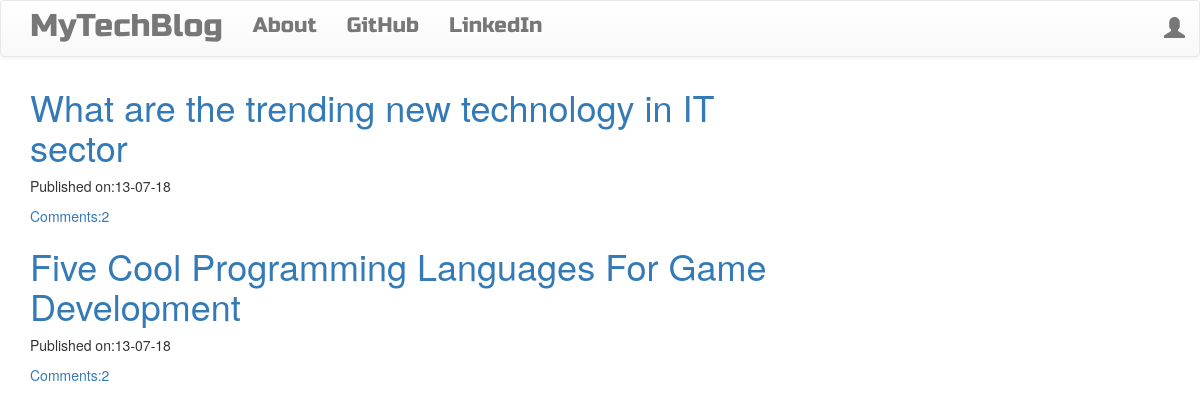
The page / on the database its author committed.
### blog/models.py (models this page shows, shortened)
class Post(models.Model):
    author = models.ForeignKey('auth.User', on_delete=models.CASCADE)
    title = models.CharField(max_length=200)
    text = models.TextField()
    create_date = models.DateTimeField(default=timezone.now())
    published_date = models.DateTimeField(blank=True, null=True)
    def approve_comments(self):
        return self.comments.filter(approved_comment=True)

### blog/views.py (the view)
# urls.py: url(r'^$', views.PostListView.as_view(), name="post_list"),
class PostListView(ListView):
    model = Post
    def get_queryset(self):
        return Post.objects.filter(published_date__lte=timezone.now()).order_by('-published_date')

### blog/templates/blog/post_list.html
{% extends "blog/base.html" %}
{% block content %}
<div class="centerstage">
    {% for post in post_list %}
    <div class="post">
        <h1><a href="{% url 'post_detail' pk=post.pk %}">{{ post.title }}</a></h1>
    <div class="date">
        <p>Published on:{{ post.published_date|date:"d-m-y" }}</p>
    </div>
    <a href="{% url 'post_detail' pk=post.pk %}">Comments:{{ post.approve_comments.count }}</a>
    </div>
    {% endfor %}
</div>
{% endblock %}

### blog/static/css/blog.css (style rules this page uses)
.centerstage { margin-left:auto; margin-right:auto; }
.loader { filter:hue-rotate(0deg); color:linear-gradient(45deg,#0f8,#08f); animation:hue 10000ms infinite linear; }

### rows shown on the page
Post: title "What are the trending new technology in IT sector", published_date "13-07-18", approve_comments.count "2"
Post: title "Five Cool Programming Languages For Game Development", published_date "13-07-18", approve_comments.count "2"
